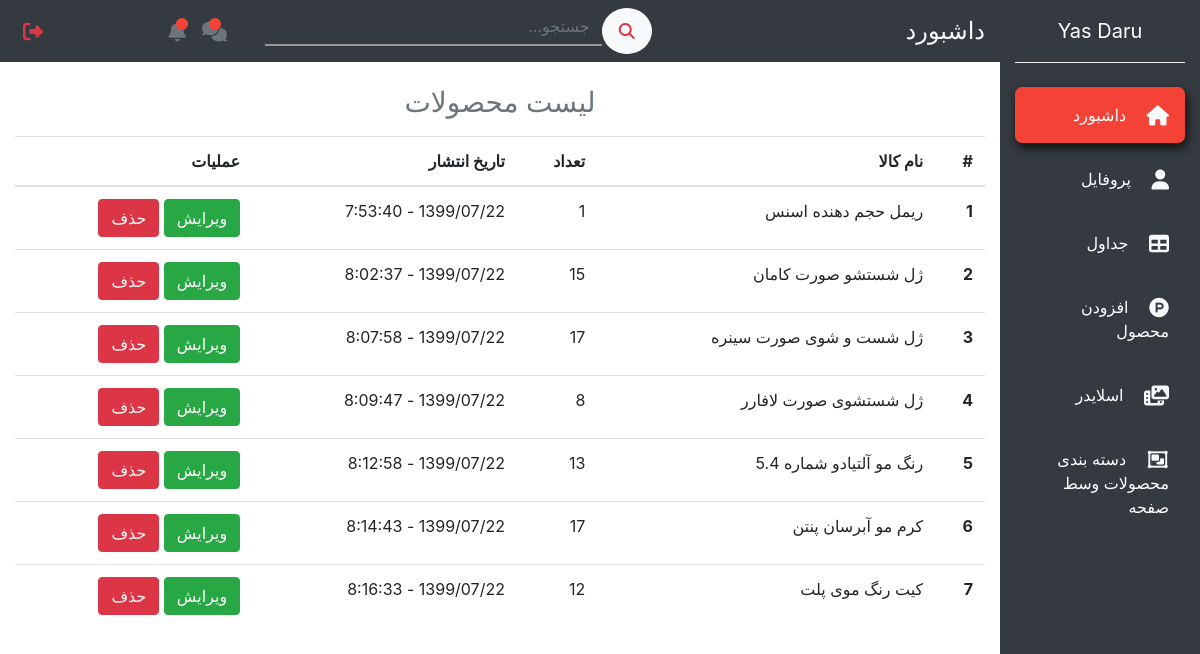
The page /dashboard/tables/ (signed in) on the database its author committed.
### products/models.py (models this page shows, shortened)
class Product(models.Model):
    english_title       = models.CharField(max_length=200)
    persian_title       = models.CharField(max_length=200)
    brand_name          = models.CharField(max_length=200)
    price               = models.DecimalField(decimal_places=0, max_digits=30, default=100000)
    quantity            = models.PositiveIntegerField(default='1')
    slug                = models.SlugField(max_length=250, blank=True, null=True)
    active              = models.BooleanField(default=True)
    featured            = models.BooleanField(default=False)
    image               = models.ImageField(upload_to='products_pics', null=True, blank=True)
    date                = models.CharField(max_length=200, default=shamsi_date)
    category            = models.ForeignKey(Category, models.SET_NULL, null=True, blank=True)
    sub_category        = models.ForeignKey(SubCategory, models.SET_NULL, null=True, blank=True)
    description         = models.ForeignKey(StandardDescription, models.SET_NULL, null=True, blank=True)
    image_medium = ImageSpecField(source='image',
                                  processors=[Thumbnail(200, 100)],
                                  format='JPEG',
                                  options={'quality': 60})
    image_small = ImageSpecField(source='image',
                                 processors=[Thumbnail(50, 50)],
                                 format='JPEG',
                                 options={'quality': 60})

### dashboard/views.py (the view)
# urls.py: path('tables/', tables, name='tables'),
@staff_member_required
def tables(request):
    products = Product.objects.all()
    return render(request, 'dashboard/tables.html', {'products': products})

### accounts/models.py (called while the page is built)
    @property
    def is_staff(self):
        return self.is_admin

### dashboard/templates/dashboard/tables.html
{% extends 'dashboard/base.html' %}
{% block content %}
  <section id="tables1">
    <div class="container-fluid">
      <div class="row mb-5">
        <div class="col-xl-10 col-lg-9 col-md-8 mr-auto">
          <div class="row">
            <div class="col-12">
              <h3 class="text-muted text-center mb-3">لیست محصولات</h3>
            </div>
            <div class="col-12">
              <table class="table">
                <thead>
                  <tr>
                    <th scope="col">#</th>
                    <th scope="col">نام کالا</th>
                    <th scope="col">تعداد</th>
                    <th scope="col">تاریخ انتشار</th>
                    <th scope="col">عملیات</th>
                  </tr>
                </thead>
                <tbody>
                  {% for product in products %}
                  <tr>
                      <th scope="row">{{ forloop.counter }}</th>
                      <td>{{ product.persian_title }}</td>
                      <td>{{ product.quantity }}</td>
                      <td>{{ product.date }}</td>
                      <td>
                        <a class="btn btn-success" href="{% url 'dashboard:edit-product' product.pk %}">ویرایش</a>
                        <a class="btn btn-danger" href="{% url 'dashboard:delete-product' product.pk %}">حذف</a>
                      </td>
                  </tr>
                  {% endfor %}
                </tbody>
              </table>
            </div>
          </div>
        </div>
      </div>
    </div>
  </section>
{% endblock %}

### dashboard/templates/dashboard/base.html (shortened to what this page needs)
{% load static %}
{% if user.is_staff %}
<!DOCTYPE html>
<html lang="en">
<head>
  <link rel="stylesheet" href="https://stackpath.bootstrapcdn.com/bootstrap/4.5.0/css/bootstrap.min.css">
  <link rel="stylesheet" href="{% static 'dashboard/css/styleAdmin.css' %}">
  <link rel="stylesheet" href="{% static 'dashboard/js/jquery-ui.css' %}">
</head>
<body>
    <nav class="navbar navbar-expand-md navbar-light">
      <div class="collapse navbar-collapse" id="myNavbar">
        <div class="container-fluid">
          <div class="row">
            <div class="col-xl-2 col-lg-3 col-md-4 bg-dark text-white sidebar fixed-top">
              <a href="#" class="navbar-brand d-block text-white mx-auto text-center py-3 mb-4 bottom-border">Yas Daru</a>
              <ul class="navbar-nav flex-column mt-4" id="ul1">
                <li class="nav-item" id="dashboard">
                  <a href="admin.html" class="nav-link text-white p-3 mb-2 current">
                    <i class="fas fa-home text-light fa-lg ml-3"></i>
                    داشبورد
                  </a>
                </li>
                <li class="nav-item" id="profile1">
                  <a href="#" class="nav-link text-white p-3 mb-2 sidebar-link">
                    <i class="fas fa-user text-light fa-lg ml-3"></i>
                    پروفایل
                  </a>
                </li>
                <li class="nav-item" id="table2">
                  <a href="{% url 'dashboard:tables' %}" class="nav-link text-white p-3 mb-2 sidebar-link">
                    <i class="fas fa-table text-light fa-lg ml-3"></i>
                    جداول
                  </a>
                </li>
                <li class="nav-item" id="attachProduct">
                  <a href="{% url 'dashboard:add-product' %}" class="nav-link text-white p-3 mb-2 sidebar-link">
                    <i class="fab fa-product-hunt text-light fa-lg ml-3"></i>
                    افزودن محصول
                  </a>
                </li>
                <li class="nav-item" id="accordion">
                  <a href="#setSlider1" class="nav-link text-white p-3 mb-2 sidebar-link" data-toggle="collapse">
                    <i class="fas fa-photo-video text-light fa-lg ml-3"></i>
                   اسلایدر
                  </a>
                </li>
                <li class="nav-item" id="showCategory">
                  <a href="sortProDash.html" class="nav-link text-white p-3 mb-2 sidebar-link">
                    <i class="far fa-object-group text-light fa-lg ml-3"></i>
                    دسته بندی محصولات وسط صفحه
                  </a>
                </li>
              </ul>
            </div>
            <div class="col-xl-10 col-lg-9 col-md-8 mr-auto bg-dark fixed-top top-navbar py-2">
              <div class="row align-items-center">
                <div class="col-md-4">
                  <h4 class="text-light mb-0">داشبورد</h4>
                </div>
                <div class="col-md-5">
                  <form action="">
                    <div class="input-group">
                      <button type="button" class="btn btn-light search-button"><i class="fas fa-search text-danger"></i></button>
                      <input type="text" class="form-control search-input" placeholder="جستجو...">
                    </div>
                  </form>
                </div>
                <div class="col-md-3">
                  <ul class="navbar-nav">
                    <li class="nav-item icon-parent">
                      <a href="#" class="nav-link icon-bullet"><i class="fas fa-comments text-muted fa-lg"></i></a>
                    </li>
                    <li class="nav-item icon-parent">
                      <a href="#" class="nav-link icon-bullet"><i class="fas fa-bell text-muted fa-lg"></i></a>
                    </li>
                    <li class="nav-item mr-md-auto">
                      <a href="{% url 'accounts:logout' %}" class="nav-link"><i class="fas fa-sign-out-alt text-danger fa-lg"></i></a>
                    </li>
                  </ul>
                </div>
              </div>
            </div>
          </div>
        </div>
      </div>
    </nav>
    {% block content %}
    {% endblock %}
</body>
</html>
{% else %}
no access
{% endif %}

### static/dashboard/css/styleAdmin.css (style rules this page uses)
* { margin: 0; padding: 0; }
body { background: white; direction: rtl; text-align: right; font: yekan; }
.sidebar { height: 100vh; }
.bottom-border { border-bottom: 1px groove #eee; }
.sidebar-link { transition: all 0.4s; }
.current { background-color: #f44336; border-radius: 7px; box-shadow: 2px 5px 10px #111; transition: all 0.3s; }
.search-input { background: transparent; border: none; border-radius: 0; border-bottom: 2px solid #999; transition: all 0.4s; }
.search-button { border-radius: 50%; padding: 10px 16px; transition: all 0.4s; }
.icon-parent { position: relative; }
.icon-bullet::after { content: ""; position: absolute; top: 7px; left: 15px; height: 12px; width: 12px; border-radius: 50%; background-color: #f44336; }
section { display: block; margin-top: 70px; }

### rows shown on the page
Product: persian_title "ریمل حجم دهنده اسنس", quantity "1", date "1399/07/22 - 7:53:40"
Product: persian_title "ژل شستشو صورت کامان", quantity "15", date "1399/07/22 - 8:02:37"
Product: persian_title "ژل شست و شوی صورت سینره", quantity "17", date "1399/07/22 - 8:07:58"
Product: persian_title "ژل شستشوی صورت لافارر", quantity "8", date "1399/07/22 - 8:09:47"
Product: persian_title "رنگ مو آلتیادو شماره 5.4", quantity "13", date "1399/07/22 - 8:12:58"
Product: persian_title "کرم مو آبرسان پنتن", quantity "17", date "1399/07/22 - 8:14:43"
Product: persian_title "کیت رنگ موی پلت", quantity "12", date "1399/07/22 - 8:16:33"
